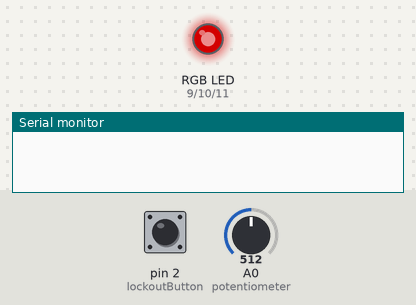
The sketch below on a simulated Arduino Uno, built with avr-gcc and run on an emulated ATmega328P. Parts: an RGB LED mixed from three pins (HIGH = lit), the last lines printed to the serial monitor. Inputs (shaded band) come from the test bench; at power-on: pin 2 (lockoutButton) LOW, A0 (potentiometer) = 512. Dim RGB values are drawn brighter than linear.

Above: at 1.2 s.
1.3 s: pin 2 (lockoutButton) pulled HIGH for 0.15 s
At 1.8 s:
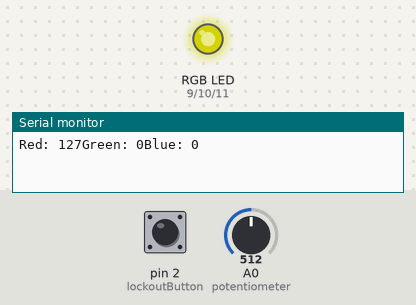
2.9 s: A0 (potentiometer) set to 716
At 4.1 s:
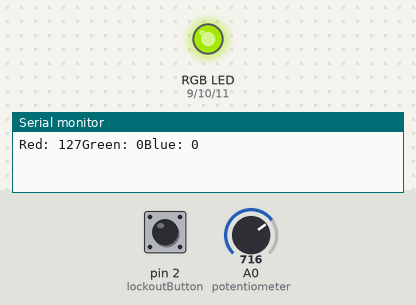
4.4 s: pin 2 (lockoutButton) pulled HIGH for 1 s
At 5.3 s:
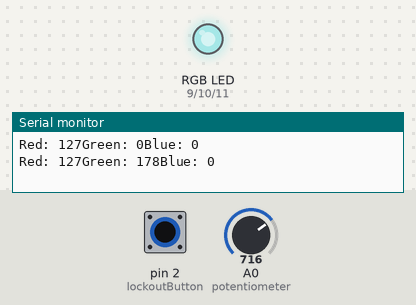
6.9 s: A0 (potentiometer) set to 900
At 7.2 s:
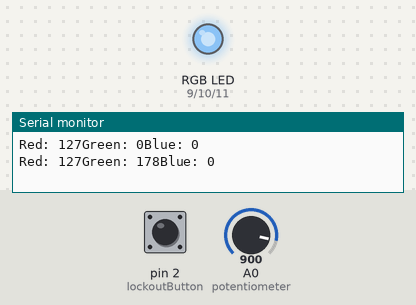
8.4 s: A0 (potentiometer) set to 511
At 9.6 s:
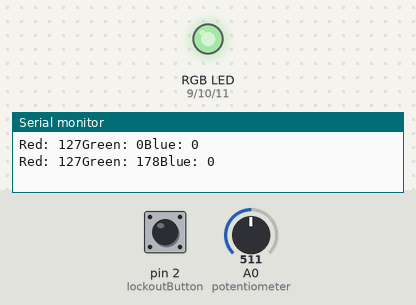
9.9 s: A0 (potentiometer) set to 122
At 10.7 s:
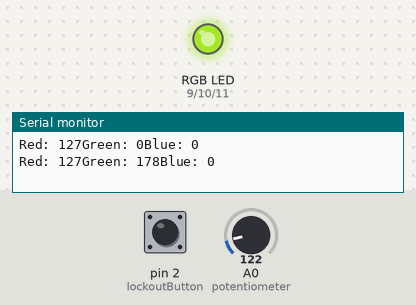
Timing chart, 0 to 12.4 s (numbered marks = the images above; inputs shaded):
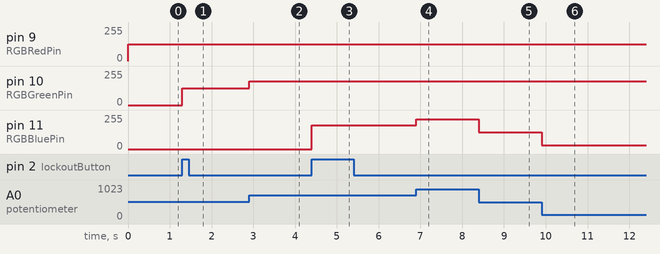

The sketch:

level-3.ino
```cpp
//   ________________________________________________________________________
//  /  Name: Kyler Visser             level 3              Date: 2023-00-00  \
//  |                                                                        |
//  |                              Desctipition                              |
//  |                                                                        |
//  |  This program will change the brightness of the LED based off of the   |
//  |   current color and the potentiometer. The user can change the color   |
//  |                        by pressing the button.                         |
//  \________________________________________________________________________/

//  ------------------------------
//    Initalize variables.
//  ------------------------------
int RGBRedPin = 9;
int RGBGreenPin = 10;
int RGBBluePin = 11;
int fadeDelay = 5;

int potentiometer = A0;
int lockoutButton = 2;

int currentColor = 0;
int colorValues[3] = {0, 0, 0};

//  ------------------------------
//    Setup pins and inturupts.
//  ------------------------------
void setup() {
    pinMode(RGBRedPin, OUTPUT);
    pinMode(RGBGreenPin, OUTPUT);
    pinMode(RGBBluePin, OUTPUT);

    pinMode(potentiometer, INPUT);
    pinMode(lockoutButton, INPUT);
    attachInterrupt(digitalPinToInterrupt(lockoutButton), setValue, RISING);

    Serial.begin(9600);
}

//  ------------------------------
//    Main loop
//  ------------------------------
void loop() {
    changeBrightness();
}

//  ------------------------------
//    Change the value of the
//    brightness based off of
//       the poteniometer.
//  ------------------------------
void changeBrightness() {
    int value = map(analogRead(potentiometer), 0, 1023, 0, 255);
    switch (currentColor) {
    case 0:
        colorValues[0] = value;
        analogWrite(RGBRedPin, colorValues[0]);
        break;

    case 1:
        colorValues[1] = value;
        analogWrite(RGBGreenPin, colorValues[1]);
        break;

    case 2:
        colorValues[2] = value;
        analogWrite(RGBBluePin, colorValues[2]);
        break;
    }

}

//  ------------------------------
//    Change the current color
//  ------------------------------
void setValue() {
    currentColor = (currentColor <= 2) ? currentColor + 1 : 0;
    SerialMonitorPrint();
}

//  ------------------------------
//    Output the details of the
//      current color to the
//            serial.
//  ------------------------------
void SerialMonitorPrint() {
    Serial.print("Red: ");
    Serial.print(colorValues[0]);
    Serial.print("Green: ");
    Serial.print(colorValues[1]);
    Serial.print("Blue: ");
    Serial.println(colorValues[2]);
}
```

Measured:
- after the input at 1.3 s, pin 10 (RGBGreenPin): 0/255 → 127/255 at once
- after the input at 2.9 s, pin 10 (RGBGreenPin): 127/255 → 178/255 at once
- after the input at 4.4 s, pin 11 (RGBBluePin): 0/255 → 178/255 at once
- after the input at 6.9 s, pin 11 (RGBBluePin): 178/255 → 224/255 at once
- after the input at 8.4 s, pin 11 (RGBBluePin): 224/255 → 127/255 at once
- after the input at 9.9 s, pin 11 (RGBBluePin): 127/255 → 30/255 at once
